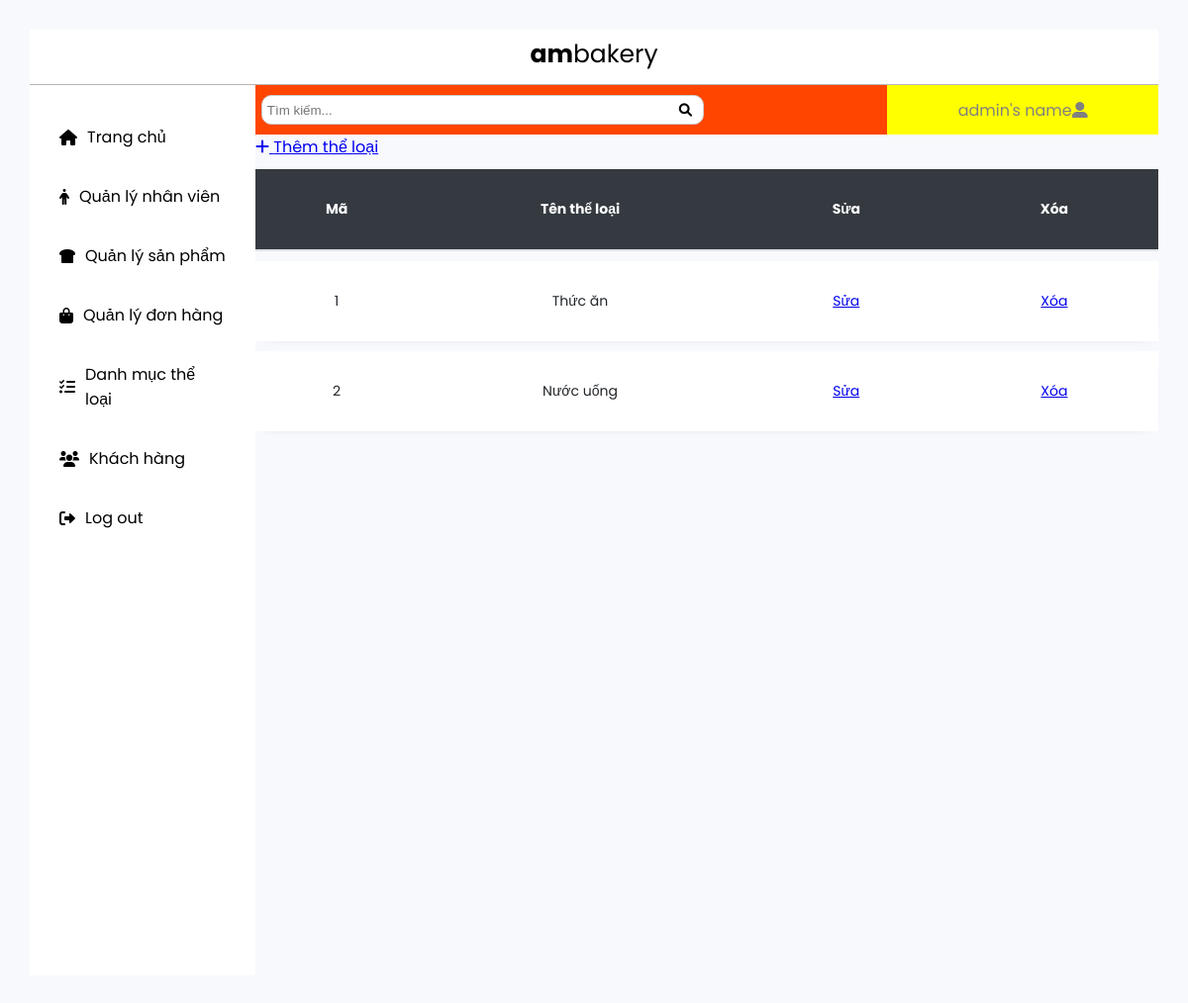
Page /admin/dashboard_quanly/theloai/index.php on the earlier database version.
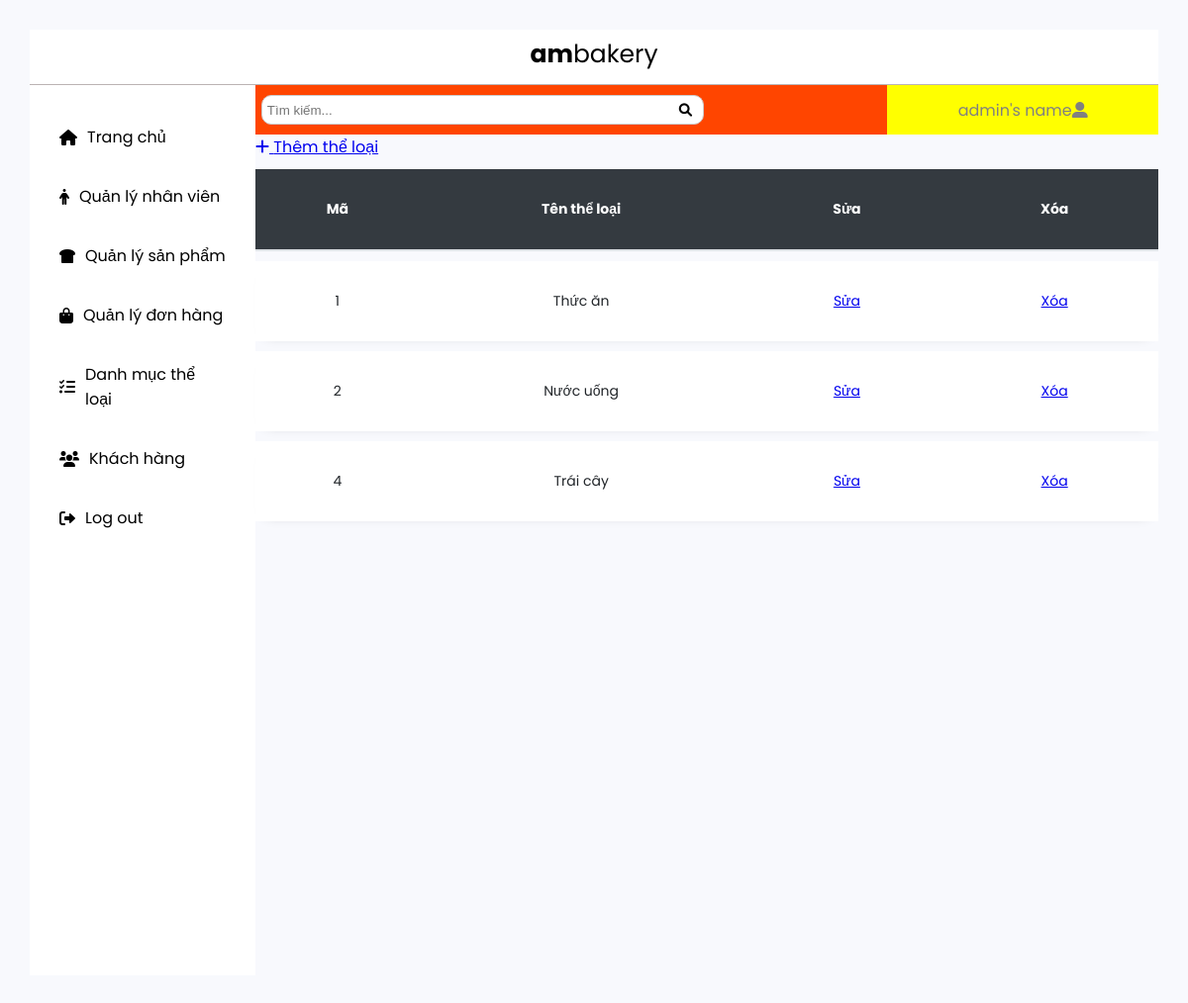
Same page on the later database version.
### tables this page shows
CREATE TABLE `the_loai` (
  `ma` int(11) NOT NULL,
  `ten_the_loai` varchar(100) NOT NULL
);

### admin/dashboard_quanly/theloai/index.php (the view, shortened to what this page needs)
<!DOCTYPE html>
<html>
<head>
	<?php
	include '../thuvien.php';
	?>
</head>
<body>
	<?php
	include '../header.php';
	?>
	<div class="container">
		<?php
		include '../menu.php';
		?>
		<main >
			<?php
			include '../main_top_div.php';
			?>
			<div class="main_content">
				<a href="form_them.php" class="them">
					<i class="fa fa-plus"></i>
					Thêm thể loại
				</a>
				<?php
				include  '../../connect.php' ;
				$sql = "select * from the_loai";
				$result= mysqli_query($connect, $sql);
				?>
				<table border="1" width="100%">
					<thead class="thead-dark">
						<tr>
							<th>Mã</th>
							<th>Tên thể loại</th>
							<th>Sửa</th>
							<th>Xóa</th>
						</tr>
					</thead>
					<tbody>
						<?php foreach ($result as $tung_the_loai) { ?>
							<tr>
								<td>
									<?php echo $tung_the_loai['ma'] ?>
								</td>
								<td>
									<?php echo $tung_the_loai['ten_the_loai'] ?>
								</td>
								<td>
									<a href="form_sua.php?ma=<?php echo	$tung_the_loai['ma'] ?>">Sửa</a>
								</td>
								<td>
									<a href="xoa_process.php?ma=<?php echo	$tung_the_loai['ma']?>" onclick="if(confirm('Xóa thật hả?')){}else{return false;}">Xóa</a>
								</td>
							</tr>
						<?php } ?>
					</tbody>
				</table>
			</div>
		</main>
	</div>
</body>
</html>

Differences in the rows shown:
added the_loai: ma "4", ten_the_loai "Trái cây"
